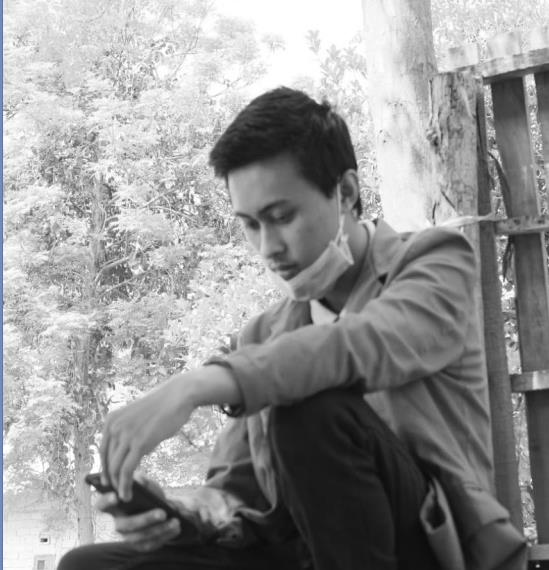
#> input picture 1.jpg, 549 x 570 px
$ python Histogram.py
#> lines starting #> are read from the running program, lines starting #| are printed output that depends on the picture
import  cv2
import numpy as np
from matplotlib import pyplot as plt
img = cv2.imread('1.jpg',0)
#> img: shape (570, 549); min 10, max 255, mean 148.3

hist_full = cv2.calcHist([img],[0],None,[256],[0,256])
#> hist_full = 256 values, max 6193 at index 255, min 0 at index 0, mean 1222.4

plt.subplot(221), plt.imshow(img, 'gray')
plt.subplot(222), plt.plot(hist_full)
plt.xlim([0,255])

plt.show()
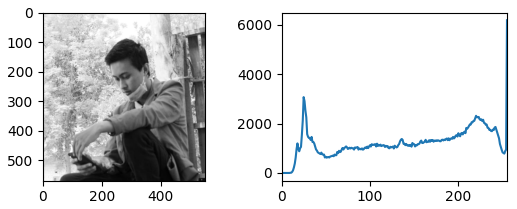
#> figure drawn by matplotlib, 2 panels; panel 2: curve peaks at x = 255, y = 6193
cv2.waitKey(0)
cv2.destroyAllWindows()

$ run again, with gunung.png saved as 1.jpg
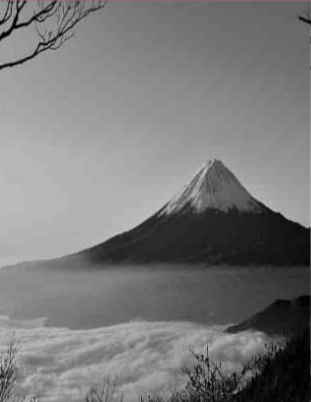
#> input picture gunung.png, 311 x 402 px
#> hist_full = 256 values, max 4426 at index 178, min 0 at index 199, mean 488.4
#> `plt.show()`:
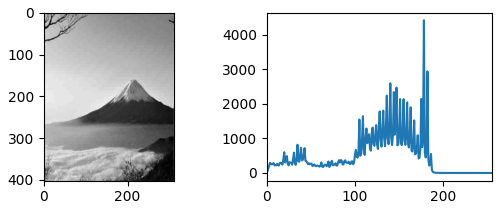
#> figure drawn by matplotlib, 2 panels; panel 2: curve peaks at x = 178, y = 4426
